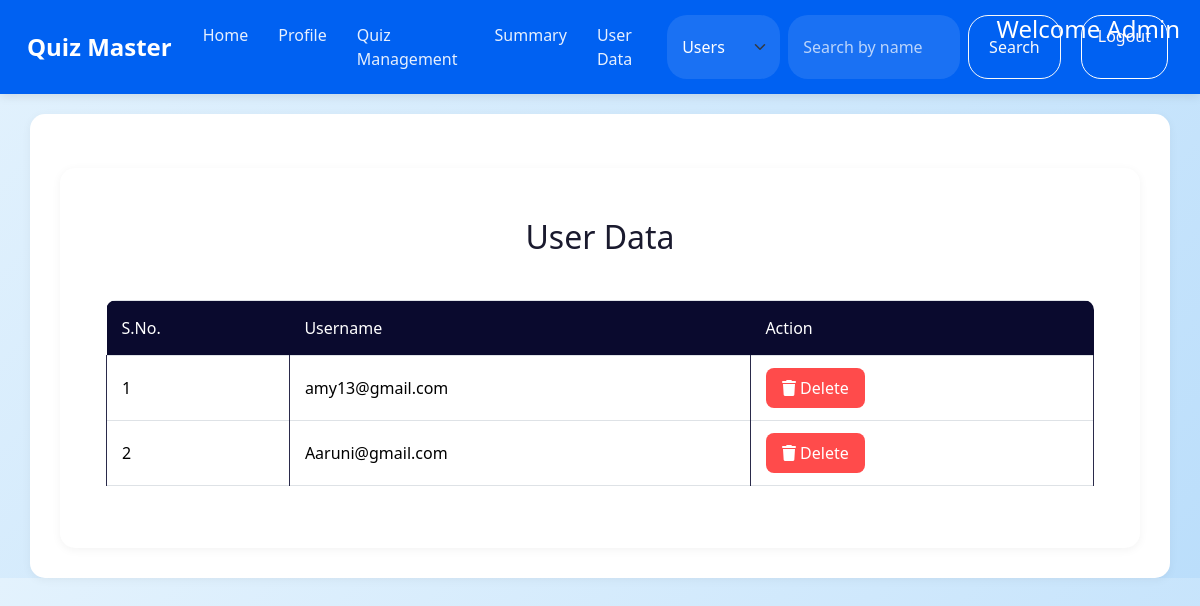
/user_data (signed in), run on an earlier commit of the app's database.
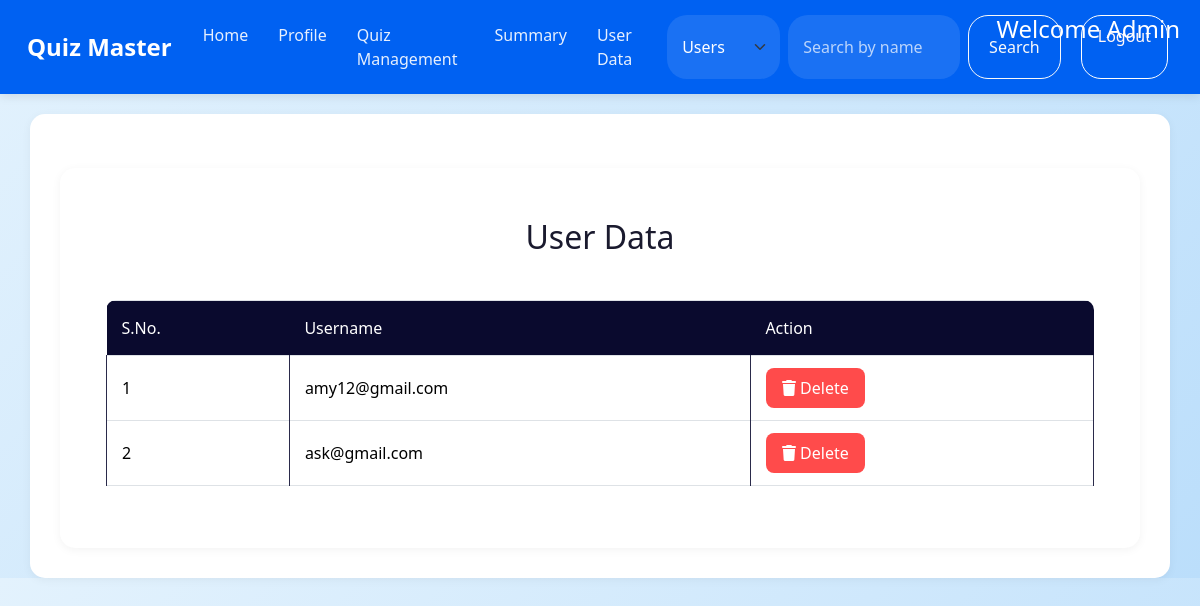
And on a later commit of the database.
### models.py (models this page shows)
class User(db.Model):
    id = db.Column(db.Integer, primary_key = True)
    username = db.Column(db.String(50), unique = True, nullable = False)
    password_hash = db.Column(db.String(256),  nullable = False)
    full_name = db.Column(db.String(100), nullable=False, default='User')
    qualification = db.Column(db.String(255), nullable = True)
    dob = db.Column(db.String(20), nullable = True)
    is_admin = db.Column(db.Boolean, nullable = False, default = False)

### controllers/routes.py (the view)
@app.route('/user_data')
@admin_requried
def user_data():
    user = User.query.get(session['user_id'])
    users = User.query.filter(User.is_admin == False).all()
    return render_template('user_data.html', users=users, user=user)

### controllers/routes.py (called while the page is built)
def admin_requried(func):
    @wraps(func)
    def decorated_function(*args, **kwargs):
        if 'user_id' not in session:
            return redirect(url_for('login'))
        user = User.query.get(session['user_id'])
        if not user or not user.is_admin:  # Add user existence check
            return redirect(url_for('home'))
        return func(*args, **kwargs)
    return decorated_function

### templates/user_data.html (shortened to what this page needs)
{% extends 'layout.html' %}
{% block content %}
<div class="container mt-4">
    <div class="card">
        <div class="card-header">
            <h2 class="text-center">User Data</h2>
        </div>
        <div class="card-body">
            <div class="table-responsive">
                <table class="table table-bordered">
                    <thead>
                        <tr>
                            <th>S.No.</th>
                            <th>Username</th>
                            <th>Action</th>
                        </tr>
                    </thead>
                    <tbody>
                        {% for user in users %}
                        <tr>
                            <td>{{ loop.index }}</td>
                            <td>{{ user.username }}</td>
                            <td>
                                <a href="{{ url_for('delete_user', id=user.id) }}"
                                   class="btn btn-danger"
                                   onclick="return confirm('Are you sure you want to delete this user?');">
                                    <i class="fas fa-trash"></i> Delete
                                </a>
                            </td>
                        </tr>
                        {% endfor %}
                    </tbody>
                </table>
            </div>
        </div>
    </div>
</div>
{% endblock %}

What changed in the data, as far as the page shows it:
removed User: username "Aaruni@gmail.com"
changed User: username "amy13@gmail.com" → "amy12@gmail.com"
added User: username "ask@gmail.com"
